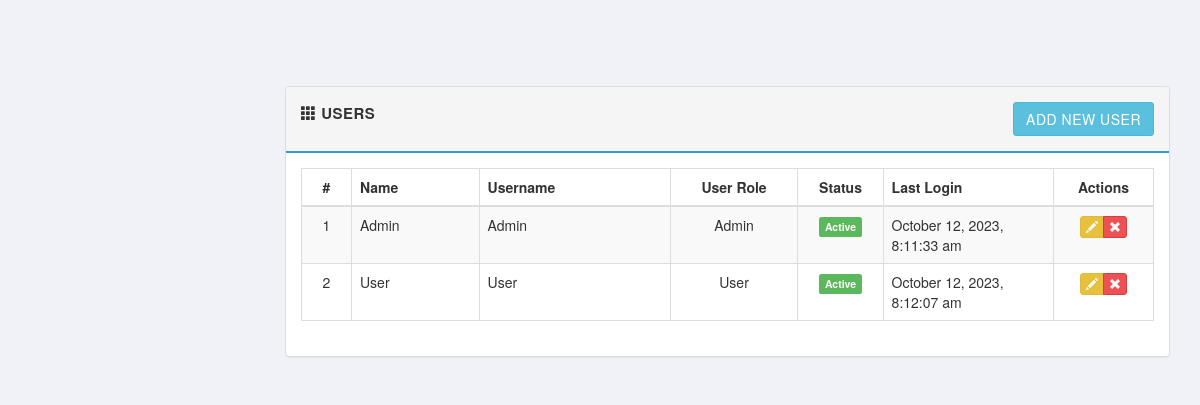
The page /users.php on the database its author committed.
### tables this page shows
CREATE TABLE `users` (
  `id` int(11) UNSIGNED NOT NULL,
  `name` varchar(60) NOT NULL,
  `username` varchar(50) NOT NULL,
  `password` varchar(255) NOT NULL,
  `user_level` int(11) NOT NULL,
  `image` varchar(255) DEFAULT 'no_image.jpg',
  `status` int(1) NOT NULL,
  `last_login` datetime DEFAULT NULL
);

CREATE TABLE `user_groups` (
  `id` int(11) NOT NULL,
  `group_name` varchar(150) NOT NULL,
  `group_level` int(11) NOT NULL,
  `group_status` int(1) NOT NULL
);

### includes/sql.php (called while the page is built, shortened)
<?php
  require_once('includes/load.php');
function find_by_sql($sql)
{
  global $db;
  $result = $db->query($sql);
  $result_set = $db->while_loop($result);
 return $result_set;
}
  function find_all_user(){
      $sql = "SELECT u.id,u.name,u.username,u.user_level,u.status,u.last_login,";
      $sql .="g.group_name ";
      $sql .="FROM users u ";
      $sql .="LEFT JOIN user_groups g ";
      $sql .="ON g.group_level=u.user_level ORDER BY u.name ASC";
      $result = find_by_sql($sql);
      return $result;
  }
?>

### includes/database.php (called while the page is built, shortened)
<?php
class MySqli_DB {
    private $con;
    public $query_id;
public function db_connect()
{
  $this->con = mysqli_connect(DB_HOST,DB_USER,DB_PASS);
  if(!$this->con)
         {
           die(" Database connection failed:". mysqli_connect_error());
         } else {
           $select_db = $this->con->select_db(DB_NAME);
         }
}
public function query($sql)
   {
      if (trim($sql != "")) {
          $this->query_id = $this->con->query($sql);
      }
       return $this->query_id;
   }
public function fetch_array($statement)
{
  return mysqli_fetch_array($statement);
}
public function while_loop($loop){
   $results = array();
   while ($result = $this->fetch_array($loop)) {
      $results[] = $result;
   }
 return $results;
}
}
$db = new MySqli_DB();
?>

### includes/functions.php (called while the page is built, shortened)
<?php
function remove_junk($str){
  $str = nl2br($str);
  $str = htmlspecialchars(strip_tags($str, ENT_QUOTES));
  return $str;
}
function read_date($str){
     if($str)
      return date('F j, Y, g:i:s a', strtotime($str));
     else
      return null;
  }
function count_id(){
  static $count = 1;
  return $count++;
}
?>

### users.php (the view, shortened to what this page needs)
<?php
 $all_users = find_all_user();
?>
<?php include_once('layouts/header.php'); ?>
<div class="row">
   <div class="col-md-12">
   </div>
</div>
<div class="row">
  <div class="col-md-12">
    <div class="panel panel-default">
      <div class="panel-heading clearfix">
        <strong>
          <span class="glyphicon glyphicon-th"></span>
          <span>Users</span>
       </strong>
         <a href="add_user.php" class="btn btn-info pull-right">Add New User</a>
      </div>
     <div class="panel-body">
      <table class="table table-bordered table-striped">
        <thead>
          <tr>
            <th class="text-center" style="width: 50px;">#</th>
            <th>Name </th>
            <th>Username</th>
            <th class="text-center" style="width: 15%;">User Role</th>
            <th class="text-center" style="width: 10%;">Status</th>
            <th style="width: 20%;">Last Login</th>
            <th class="text-center" style="width: 100px;">Actions</th>
          </tr>
        </thead>
        <tbody>
        <?php foreach($all_users as $a_user): ?>
          <tr>
           <td class="text-center"><?php echo count_id();?></td>
           <td><?php echo remove_junk(ucwords($a_user['name']))?></td>
           <td><?php echo remove_junk(ucwords($a_user['username']))?></td>
           <td class="text-center"><?php echo remove_junk(ucwords($a_user['group_name']))?></td>
           <td class="text-center">
           <?php if($a_user['status'] === '1'): ?>
            <span class="label label-success"><?php echo "Active"; ?></span>
          <?php else: ?>
            <span class="label label-danger"><?php echo "Deactive"; ?></span>
          <?php endif;?>
           </td>
           <td><?php echo read_date($a_user['last_login'])?></td>
           <td class="text-center">
             <div class="btn-group">
                <a href="edit_user.php?id=<?php echo (int)$a_user['id'];?>" class="btn btn-xs btn-warning" data-toggle="tooltip" title="Edit">
                  <i class="glyphicon glyphicon-pencil"></i>
               </a>
                <a href="delete_user.php?id=<?php echo (int)$a_user['id'];?>" class="btn btn-xs btn-danger" data-toggle="tooltip" title="Remove">
                  <i class="glyphicon glyphicon-remove"></i>
                </a>
                </div>
           </td>
          </tr>
        <?php endforeach;?>
       </tbody>
     </table>
     </div>
    </div>
  </div>
</div>
  <?php include_once('layouts/footer.php'); ?>

### libs/css/main.css (style rules this page uses)
body { font-family: 'Helvetica Neue', Helvetica, Arial, sans-serif; font-weight: 400; overflow-x: hidden; overflow-y: auto; background: #f1f2f7; height: 100%; width: 100%; }
a { color #777; text-decoration: none; }
.panel-default >.panel-heading { background-color: #f5f5f5; border-bottom: 2px solid #3498DB; font-size: 15px; text-transform: uppercase; letter-spacing: .5px; padding: 15px; }
.btn { border-radius: 3px; -webkit-transition: all 300ms ease-in-out; -moz-transition: all 300ms ease-in-out; transition: all 300ms ease-in-out; }
.btn-warning { background-color: #e7c13e; border-color: #dfba3c; }
.btn-danger { background-color: #ed5153 }

### rows shown on the page
users: count_id "1", name "Admin", username "Admin", user_level.group_name "Admin", status "Active", last_login "October 12, 2023, 8:11:33 am"
users: count_id "2", name "User", username "User", user_level.group_name "User", status "Active", last_login "October 12, 2023, 8:12:07 am"
